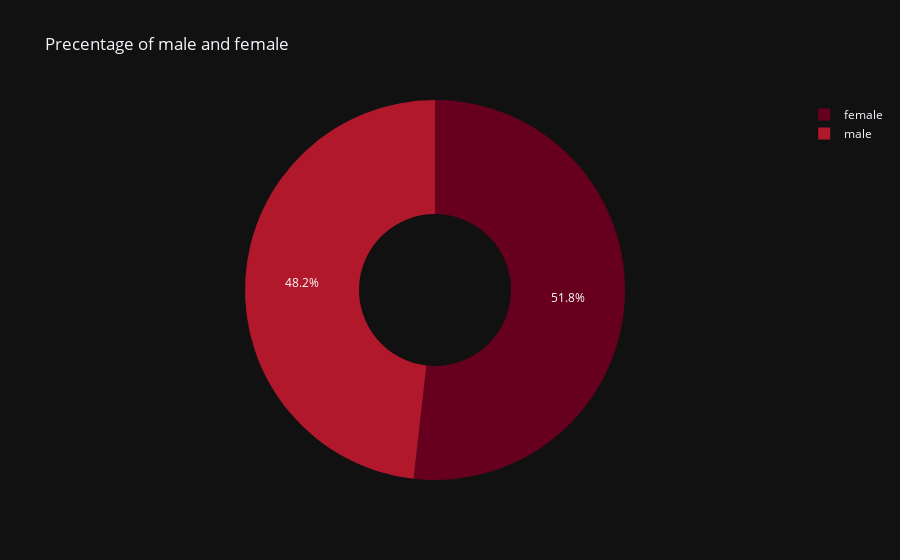

The notebook cell saved with this chart:
### Code cell
fig = px.pie(students,
            names=students['gender'] ,
            template='plotly_dark',
            color_discrete_sequence=px.colors.sequential.RdBu,
            color='gender',
            hole=0.4,
            title='Precentage of male and female ')
iplot(fig)

### Figure 1 — Plotly figure (JSON) as saved in the notebook; plotly's stock layout.template omitted (floating-point values rounded to 4 significant figures; data arrays with more than 128 entries replaced by an {"elided": "..."} marker saying what was removed)
{"data": [{"customdata": {"elided": "1000x1 str values"}, "domain": {"x": [0, 1], "y": [0, 1]}, "hole": 0.4, "hovertemplate": "gender=%{customdata[0]}<extra></extra>", "labels": {"elided": "1000 str values"}, "legendgroup": "", "marker": {"colors": {"elided": "1000 str values"}}, "name": "", "showlegend": true, "type": "pie"}], "layout": {"autosize": true, "legend": {"tracegroupgap": 0}, "piecolorway": ["rgb(103,0,31)", "rgb(178,24,43)", "rgb(214,96,77)", "rgb(244,165,130)", "rgb(253,219,199)", "rgb(247,247,247)", "rgb(209,229,240)", "rgb(146,197,222)", "rgb(67,147,195)", "rgb(33,102,172)", "rgb(5,48,97)"], "title": {"text": "Precentage of male and female "}}}
